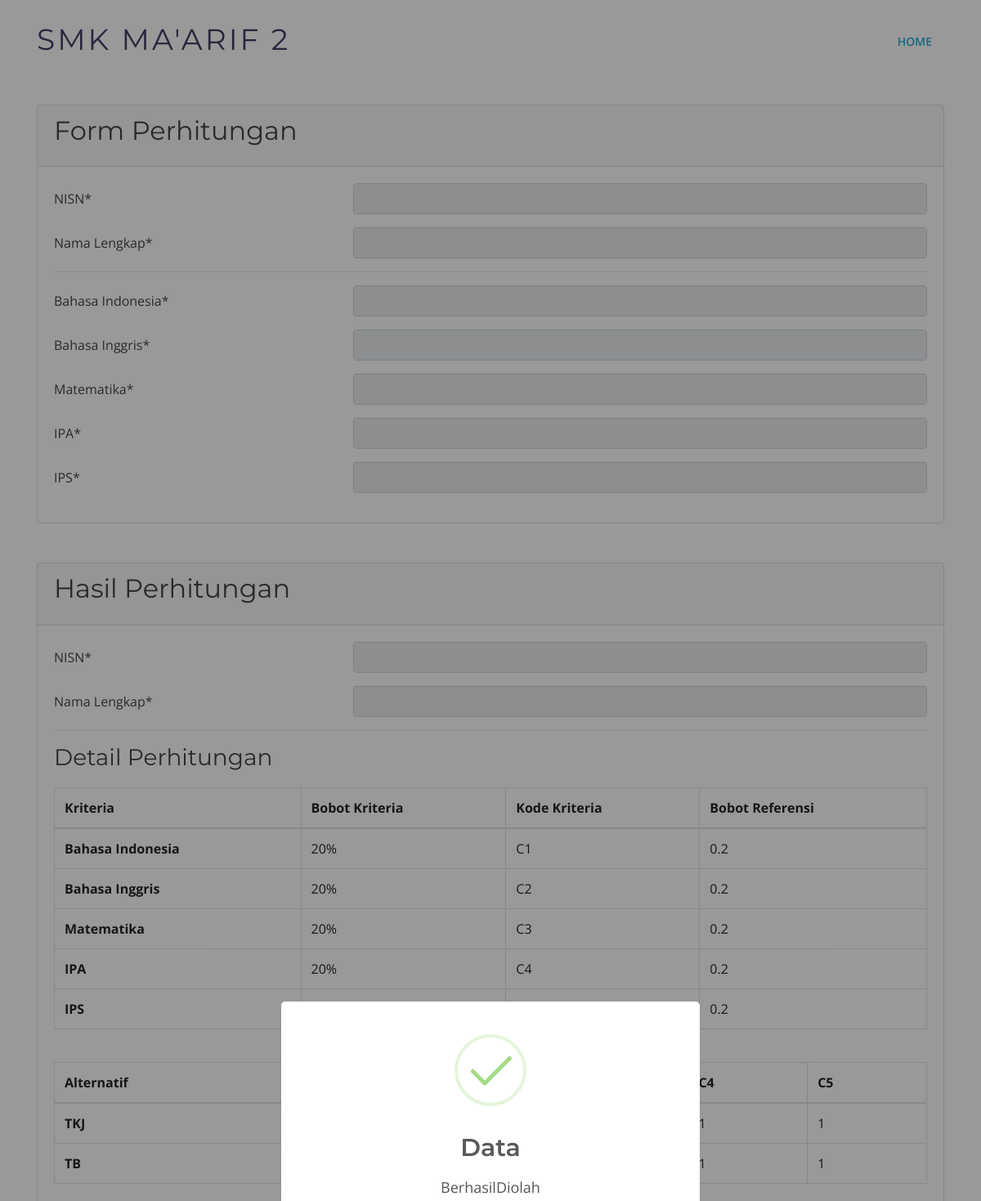
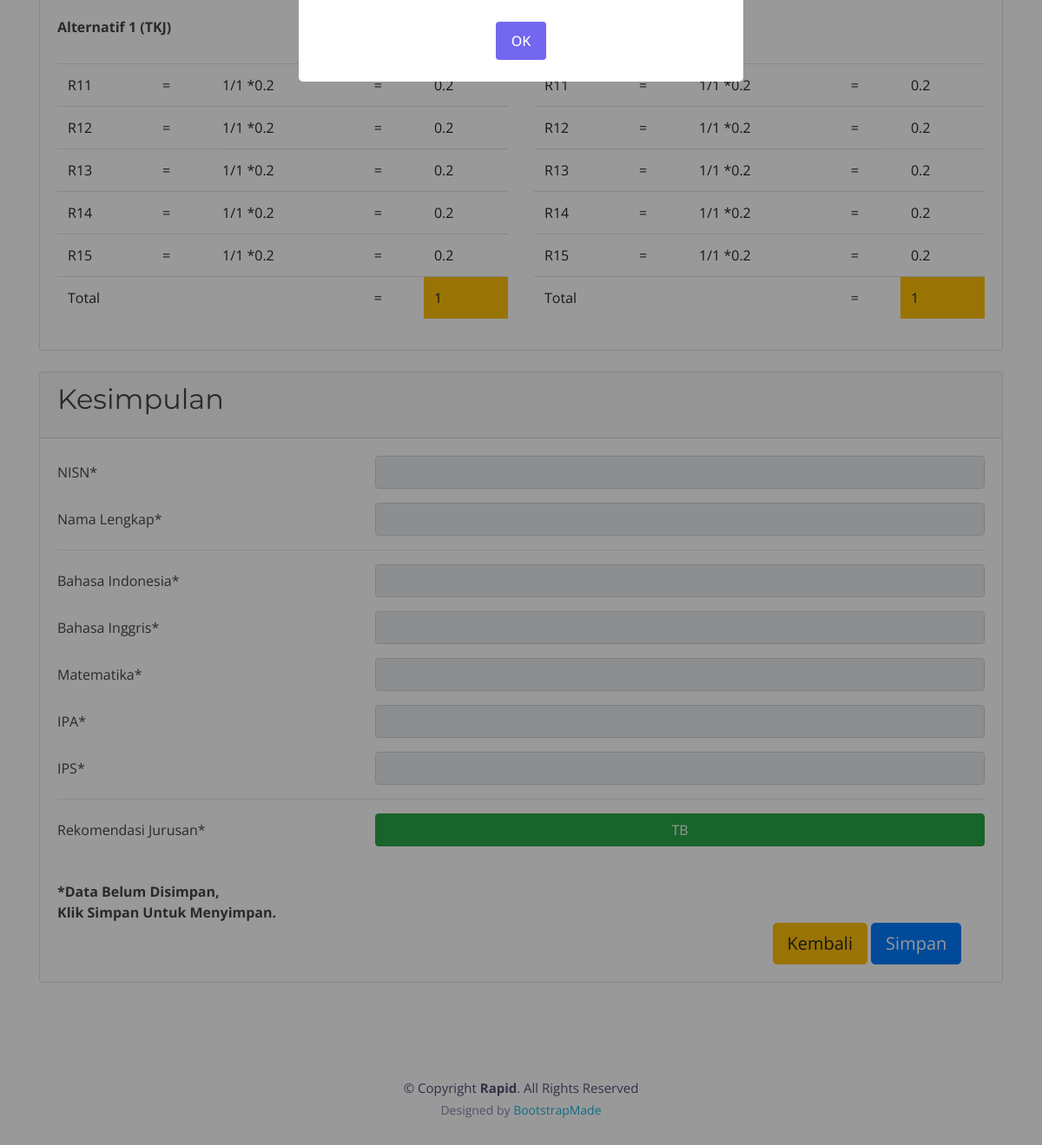
Page /index.php/dashboard/aksi_perhitungan on the committed database (2 pictures, top to bottom).
### tables this page shows
CREATE TABLE `tbl_kriteria` (
  `id_kriteria` varchar(5) NOT NULL,
  `nm_kriteria` varchar(100) NOT NULL
);

CREATE TABLE `tbl_jurusan` (
  `id_jurusan` varchar(5) NOT NULL,
  `nm_jurusan` varchar(100) NOT NULL
);

### application/views/seleksi.php (the view, shortened to what the rows shown need)
<!DOCTYPE html>
<html lang="en">
<head>
    <link href="<?php echo base_url('assets/lib/bootstrap/css/bootstrap.min.css') ?>" rel="stylesheet">
    <link href="<?php echo base_url('assets/lib/font-awesome/css/font-awesome.min.css') ?>" rel="stylesheet">
    <link href="<?php echo base_url('assets/lib/animate/animate.min.css') ?>" rel="stylesheet">
    <link href="<?php echo base_url('assets/lib/ionicons/css/ionicons.min.css') ?>" rel="stylesheet">
    <link href="<?php echo base_url('assets/lib/owlcarousel/assets/owl.carousel.min.css') ?>" rel="stylesheet">
    <link href="<?php echo base_url('assets/lib/lightbox/css/lightbox.min.css') ?>" rel="stylesheet">
    <link href="<?php echo base_url('assets/css/style.css') ?>" rel="stylesheet">
    <link rel="stylesheet" href="<?php echo base_url('assets/allert/package/dist/sweetalert2.css'); ?>">
    <link rel="stylesheet" href="<?php echo base_url('assets/allert/package/dist/sweetalert2.min.css'); ?>">
</head>
<body>
    <header id="header">
        <div class="container">
            <div class="logo float-left">
                <h1 class="text-light"><a href="<?php echo site_url('Dashboard') ?>"
                        class="scrollto tombolkembali"><span>SMK MA'ARIF
                            2</span></a></h1>
            </div>
        </div>
    </header>
    <br> <br>
    <section id="about">
        <div class="container">
            <div class="card">
                <div class="card-header">
                    <h2 class="card-title">Form Perhitungan</h2>
                </div>
                <div class="card-body">
                    <form action="<?php echo site_url('Dashboard/aksi_perhitungan') ?>" method="POST">
                        <?php $no = 1;
                        foreach ($kriteria as $key) { ?>
                            <div class="form-group row">
                                <label class="col-sm-4 col-form-label">
                                    <?php echo $key->nm_kriteria; ?><span>*</span>
                                </label>
                                <div class="col-sm-8">
                                    <input type="number" class="form-control" name="<?php echo $key->id_kriteria; ?>"
                                        readonly="" value="<?php echo $value_c1 = $skor['C' . $no++]; ?>">
                                </div>
                            </div>
                        <?php } ?>
                    </form>
                </div>
            </div><br><br>
            <div class="card">
                <div class="card-header">
                    <h2 class="card-title">Hasil Perhitungan</h2>
                </div>
                <div class="card-body">
                    <table class="table table-bordered">
                        <thead>
                            <tr>
                                <th scope="col">Kriteria</th>
                                <th scope="col">Bobot Kriteria</th>
                                <th scope="col">Kode Kriteria</th>
                                <th scope="col">Bobot Referensi</th>
                            </tr>
                        </thead>
                        <tbody>
                            <?php foreach ($kriteria as $val) { ?>
                                <tr>
                                    <th scope="row">
                                        <?php echo $val->nm_kriteria; ?>
                                    </th>
                                    <td>20%</td>
                                    <td>
                                        <?php echo $val->id_kriteria; ?>
                                    </td>
                                    <td>0.2</td>
                                </tr>
                            <?php } ?>
                        </tbody>
                    </table>
                    <br>
                    <table class="table table-bordered">
                        <thead>
                            <tr>
                                <th scope="col">Alternatif</th>
                                <th scope="col">C1</th>
                                <th scope="col">C2</th>
                                <th scope="col">C3</th>
                                <th scope="col">C4</th>
                                <th scope="col">C5</th>
                            </tr>
                        </thead>
                        <tbody>
                            <?php foreach ($jurusan as $val) {
                                if ($val->id_jurusan == 'TKJ') { ?>
                                    <tr>
                                        <th scope="row">
                                            <?php echo $val->id_jurusan; ?>
                                        </th>
                                        <td>
                                        </td>
                                        <td>
                                        </td>
                                        <td>
                                        </td>
                                        <td>
                                            <?php echo $DC4 ?>
                                        </td>
                                        <td>
                                            <?php echo $BC5 ?>
                                        </td>
                                    </tr>
                                <?php }
                            }
                            foreach ($jurusan as $val) {
                                if ($val->id_jurusan == 'TKJ') { ?>
                                <?php } else { ?>
                                    <tr>
                                        <th scope="row">
                                            <?php echo $val->id_jurusan; ?>
                                        </th>
                                        <td>
                                        </td>
                                        <td>
                                        </td>
                                        <td>
                                        </td>
                                        <td>
                                            <?php echo $BC4 ?>
                                        </td>
                                        <td>
                                            <?php echo $DC5 ?>
                                        </td>
                                    </tr>
                                <?php }
                            } ?>
                        </tbody>
                    </table>
                    <br>
                </div>
            </div><br>
            <div class="card">
                <div class="card-header">
                    <h2 class="card-title">Kesimpulan</h2>
                </div>
                <div class="card-body">
                    <form action="<?php echo site_url('Dashboard/save_seleksi') ?>" method="POST">
                        <?php $no = 1;
                        foreach ($kriteria as $key) { ?>
                            <div class="form-group row">
                                <label class="col-sm-4 col-form-label">
                                    <?php echo $key->nm_kriteria; ?><span>*</span>
                                </label>
                                <div class="col-sm-8">
                                    <input type="number" class="form-control" name="<?php echo $key->id_kriteria; ?>"
                                        readonly="" value="<?php echo $value_c1 = $skor['C' . $no++]; ?>">
                                </div>
                            </div>
                        <?php } ?>
                        <br>
                    </form>
                </div>
            </div>
        </div>
    </section>
</body>
</html>

### rows in the picture
tbl_kriteria: nm_kriteria "Bahasa Indonesia", id_kriteria "C1"
tbl_kriteria: nm_kriteria "Bahasa Inggris", id_kriteria "C2"
tbl_kriteria: nm_kriteria "Matematika", id_kriteria "C3"
tbl_kriteria: nm_kriteria "IPA", id_kriteria "C4"
tbl_kriteria: nm_kriteria "IPS"
tbl_jurusan: id_jurusan "TKJ"
tbl_jurusan: id_jurusan "TB"

### other values in the picture
$BC1 "1"
$TC1 "0.2"
$BC2 "1"
$TC2 "0.2"
$DC3 "1"
$TC3 "0.2"
$DC4 "1"
$BC4 "1"
$TC4 "0.2"
$BC5 "1"
$TC5 "0.2"
$tot_tkj "1"
$DC5 "1"
$tot_tb "1"
$rekomendasi "TB"
